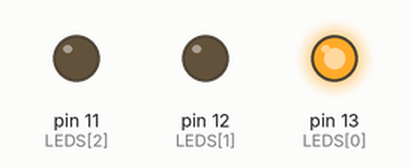
The sketch below on a simulated Arduino Uno, built with avr-gcc and run on an emulated ATmega328P. Shown: output pins drawn as LEDs (lit = HIGH).

Above: at 0.5 s.
At 2.5 s:
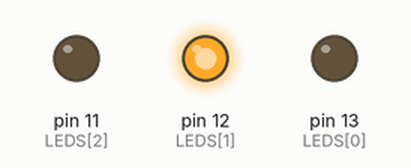
At 4.5 s:
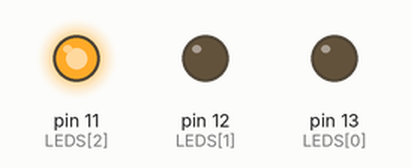
At 5.5 s:
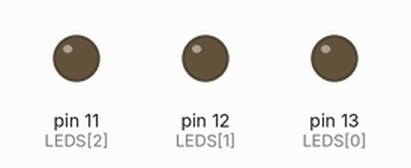
Timing chart, 0 to 7.8 s (numbered marks = the images above):
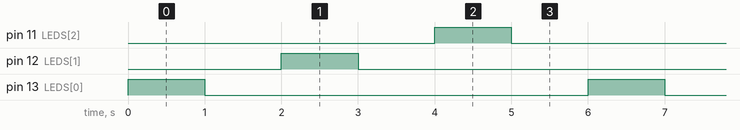

Measured:
- by itself, pin 11 (LEDS[2]), pin 12 (LEDS[1]), pin 13 (LEDS[0]): alternates HIGH for 1.0 s and LOW for 5.0 s
- by itself, everything shown: repeats every 6.0 s, in 6 steps

The sketch:

Semaforo_v1.ino
```cpp
int LEDS[3]={13, 12, 11};

void setup() {
  for(int r=0; r<3; r++){
  pinMode(LEDS[r], OUTPUT);
  }
}

void loop() {
  // put your main code here, to run repeatedly:
  for(int r=0; r<3; r++){
  	digitalWrite(LEDS[r], HIGH);
    delay(1000);
  	digitalWrite(LEDS[r], LOW);
  	delay(1000);
  }
}
```
